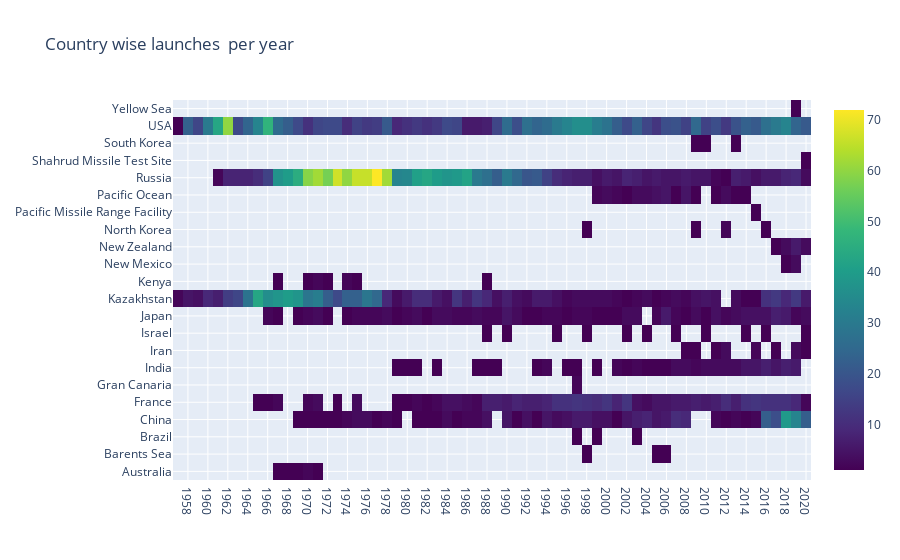

The code cell stored with this chart in its notebook:
### Code cell
year_wise = a.groupby(['Country','year']).count()['Detail'].reset_index()

fig = go.Figure(data=go.Heatmap(
        z=year_wise['Detail'],
        x=year_wise['year'],
        y=year_wise['Country'],
        colorscale='Viridis'))

fig.update_layout(
    title='Country wise launches  per year',
    xaxis_nticks=36)

fig.show()

### Figure 1 — Plotly figure (JSON) as saved in the notebook; plotly's stock layout.template omitted (floating-point values rounded to 4 significant figures; data arrays with more than 128 entries replaced by an {"elided": "..."} marker saying what was removed)
{"data": [{"colorscale": [[0, "#440154"], [0.1111, "#482878"], [0.2222, "#3e4989"], [0.3333, "#31688e"], [0.4444, "#26828e"], [0.5556, "#1f9e89"], [0.6667, "#35b779"], [0.7778, "#6ece58"], [0.8889, "#b5de2b"], [1, "#fde725"]], "type": "heatmap", "x": {"elided": "436 str values"}, "y": {"elided": "436 str values"}, "z": {"elided": "436 int values"}}], "layout": {"title": {"text": "Country wise launches  per year"}, "xaxis": {"nticks": 36}}}
